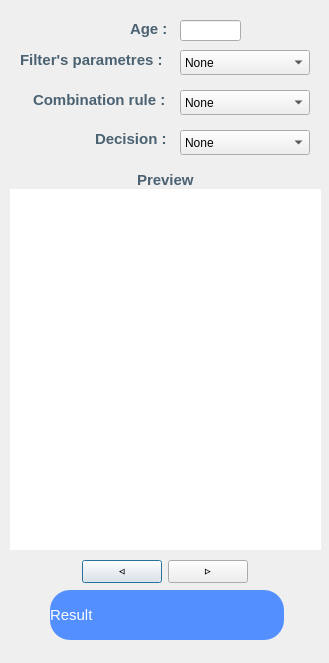
<?xml version="1.0" encoding="UTF-8"?>
<ui version="4.0">
 <class>Dialog</class>
 <widget class="QDialog" name="Dialog">
  <property name="geometry">
   <rect>
    <x>0</x>
    <y>0</y>
    <width>329</width>
    <height>663</height>
   </rect>
  </property>
  <property name="windowTitle">
   <string>Dialog</string>
  </property>
  <widget class="QComboBox" name="comboBox_3">
   <property name="geometry">
    <rect>
     <x>180</x>
     <y>130</y>
     <width>130</width>
     <height>25</height>
    </rect>
   </property>
   <item>
    <property name="text">
     <string>None</string>
    </property>
   </item>
   <item>
    <property name="text">
     <string>Optimist</string>
    </property>
   </item>
   <item>
    <property name="text">
     <string>Pessimist</string>
    </property>
   </item>
   <item>
    <property name="text">
     <string>Pignistic</string>
    </property>
   </item>
  </widget>
  <widget class="QWidget" name="layoutWidget">
   <property name="geometry">
    <rect>
     <x>0</x>
     <y>557</y>
     <width>330</width>
     <height>30</height>
    </rect>
   </property>
   <layout class="QGridLayout" name="gridLayout_2">
    <item row="0" column="0">
     <spacer name="horizontalSpacer_4">
      <property name="orientation">
       <enum>Qt::Horizontal</enum>
      </property>
      <property name="sizeHint" stdset="0">
       <size>
        <width>40</width>
        <height>20</height>
       </size>
      </property>
     </spacer>
    </item>
    <item row="0" column="1">
     <layout class="QHBoxLayout" name="horizontalLayout_2">
      <item>
       <widget class="QPushButton" name="LeftSwitch">
        <property name="enabled">
         <bool>true</bool>
        </property>
        <property name="tabletTracking">
         <bool>false</bool>
        </property>
        <property name="text">
         <string>◃</string>
        </property>
       </widget>
      </item>
      <item>
       <widget class="QPushButton" name="RightSwitch">
        <property name="text">
         <string>▹</string>
        </property>
       </widget>
      </item>
     </layout>
    </item>
    <item row="0" column="2">
     <spacer name="horizontalSpacer_3">
      <property name="orientation">
       <enum>Qt::Horizontal</enum>
      </property>
      <property name="sizeHint" stdset="0">
       <size>
        <width>40</width>
        <height>20</height>
       </size>
      </property>
     </spacer>
    </item>
   </layout>
  </widget>
  <widget class="QLabel" name="label_2">
   <property name="geometry">
    <rect>
     <x>33</x>
     <y>90</y>
     <width>141</width>
     <height>20</height>
    </rect>
   </property>
   <property name="styleSheet">
    <string notr="true">QLabel{

color:#4b6272;
border:0px;
font-size:15px;
font-weight: bold;
}</string>
   </property>
   <property name="text">
    <string>Combination rule :</string>
   </property>
  </widget>
  <widget class="QLabel" name="label_6">
   <property name="geometry">
    <rect>
     <x>20</x>
     <y>50</y>
     <width>151</width>
     <height>20</height>
    </rect>
   </property>
   <property name="styleSheet">
    <string notr="true">QLabel{

color:#4b6272;
border:0px;
font-size:15px;
font-weight: bold;
}</string>
   </property>
   <property name="text">
    <string>Filter's parametres :</string>
   </property>
  </widget>
  <widget class="QLabel" name="label_4">
   <property name="geometry">
    <rect>
     <x>95</x>
     <y>130</y>
     <width>71</width>
     <height>17</height>
    </rect>
   </property>
   <property name="styleSheet">
    <string notr="true">QLabel{

color:#4b6272;
border:0px;
font-size:15px;
font-weight: bold;
}</string>
   </property>
   <property name="text">
    <string>Decision :</string>
   </property>
  </widget>
  <widget class="QComboBox" name="comboBox">
   <property name="geometry">
    <rect>
     <x>180</x>
     <y>50</y>
     <width>130</width>
     <height>25</height>
    </rect>
   </property>
   <item>
    <property name="text">
     <string>None</string>
    </property>
   </item>
   <item>
    <property name="text">
     <string>Matrix 3*3</string>
    </property>
   </item>
   <item>
    <property name="text">
     <string>Matrix 5*5</string>
    </property>
   </item>
   <item>
    <property name="text">
     <string>Matrix 7*7</string>
    </property>
   </item>
  </widget>
  <widget class="QComboBox" name="comboBox_2">
   <property name="geometry">
    <rect>
     <x>180</x>
     <y>90</y>
     <width>130</width>
     <height>25</height>
    </rect>
   </property>
   <item>
    <property name="text">
     <string>None</string>
    </property>
   </item>
   <item>
    <property name="text">
     <string>Dempster Shafter</string>
    </property>
   </item>
   <item>
    <property name="text">
     <string>Yager</string>
    </property>
   </item>
   <item>
    <property name="text">
     <string>Disjunctive</string>
    </property>
   </item>
   <item>
    <property name="text">
     <string>Dubois Parade</string>
    </property>
   </item>
   <item>
    <property name="text">
     <string>PRC5</string>
    </property>
   </item>
  </widget>
  <widget class="QLabel" name="PreviewVar">
   <property name="geometry">
    <rect>
     <x>10</x>
     <y>189</y>
     <width>311</width>
     <height>361</height>
    </rect>
   </property>
   <property name="styleSheet">
    <string notr="true">QFrame{
	background-color: rgb(255, 255, 255);
	border-radius:0px;
border:0px;
}</string>
   </property>
   <property name="text">
    <string/>
   </property>
  </widget>
  <widget class="QPushButton" name="result">
   <property name="enabled">
    <bool>false</bool>
   </property>
   <property name="geometry">
    <rect>
     <x>50</x>
     <y>590</y>
     <width>234</width>
     <height>50</height>
    </rect>
   </property>
   <property name="minimumSize">
    <size>
     <width>0</width>
     <height>50</height>
    </size>
   </property>
   <property name="maximumSize">
    <size>
     <width>234</width>
     <height>50</height>
    </size>
   </property>
   <property name="cursor">
    <cursorShape>PointingHandCursor</cursorShape>
   </property>
   <property name="layoutDirection">
    <enum>Qt::LeftToRight</enum>
   </property>
   <property name="styleSheet">
    <string notr="true">QPushButton{
	text-align:left;
	color:#fff;
	border:0px;
	border-radius:20px;
	font-size:15px;
	cursor: pointer;
	background-color:#538fff;
}
QPushButton:hover{
background-color:#3668ff;
}</string>
   </property>
   <property name="text">
    <string>Result</string>
   </property>
   <property name="icon">
    <iconset>
     <normaloff>assets/img/path395.png</normaloff>assets/img/path395.png</iconset>
   </property>
   <property name="iconSize">
    <size>
     <width>40</width>
     <height>40</height>
    </size>
   </property>
  </widget>
  <widget class="QWidget" name="layoutWidget_2">
   <property name="geometry">
    <rect>
     <x>10</x>
     <y>169</y>
     <width>311</width>
     <height>22</height>
    </rect>
   </property>
   <layout class="QGridLayout" name="gridLayout">
    <item row="0" column="1">
     <widget class="QLabel" name="label_5">
      <property name="styleSheet">
       <string notr="true">QLabel{

color:#4b6272;
border:0px;
font-size:15px;
font-weight: bold;
}</string>
      </property>
      <property name="text">
       <string>Preview</string>
      </property>
     </widget>
    </item>
    <item row="0" column="0">
     <spacer name="horizontalSpacer_2">
      <property name="orientation">
       <enum>Qt::Horizontal</enum>
      </property>
      <property name="sizeHint" stdset="0">
       <size>
        <width>40</width>
        <height>20</height>
       </size>
      </property>
     </spacer>
    </item>
    <item row="0" column="2">
     <spacer name="horizontalSpacer">
      <property name="orientation">
       <enum>Qt::Horizontal</enum>
      </property>
      <property name="sizeHint" stdset="0">
       <size>
        <width>40</width>
        <height>20</height>
       </size>
      </property>
     </spacer>
    </item>
   </layout>
  </widget>
  <widget class="QLabel" name="label_7">
   <property name="geometry">
    <rect>
     <x>130</x>
     <y>20</y>
     <width>67</width>
     <height>17</height>
    </rect>
   </property>
   <property name="styleSheet">
    <string notr="true">QLabel{

color:#4b6272;
border:0px;
font-size:15px;
font-weight: bold;
}</string>
   </property>
   <property name="text">
    <string>Age :</string>
   </property>
  </widget>
  <widget class="QLineEdit" name="age">
   <property name="geometry">
    <rect>
     <x>180</x>
     <y>20</y>
     <width>61</width>
     <height>21</height>
    </rect>
   </property>
  </widget>
 </widget>
 <resources>
  <include location="file.qrc"/>
 </resources>
 <connections/>
</ui>
